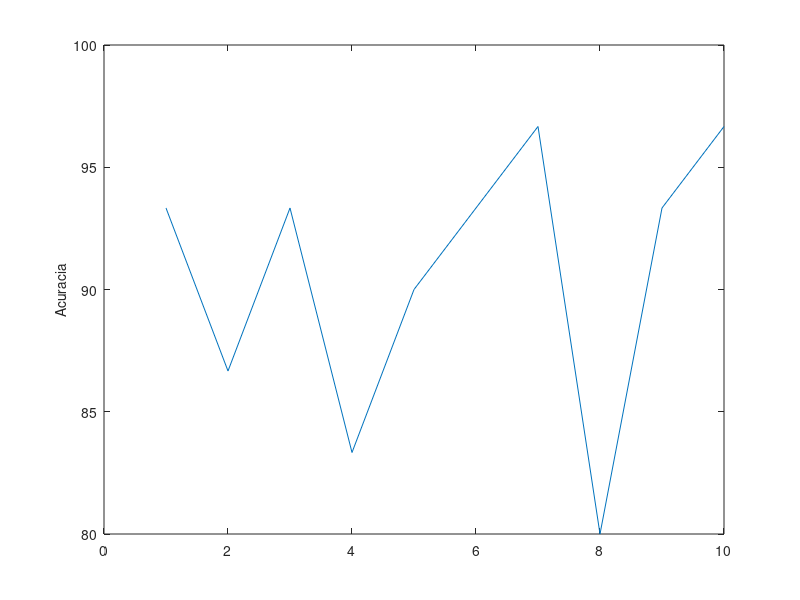
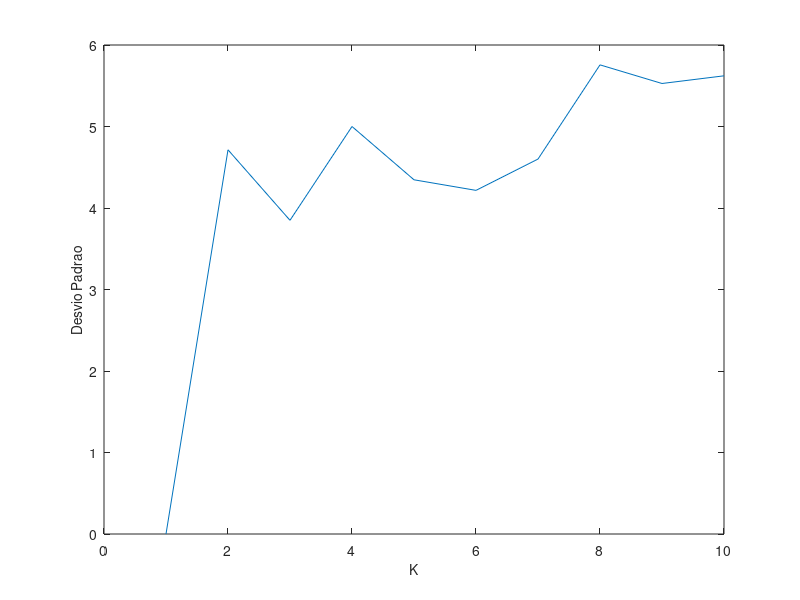
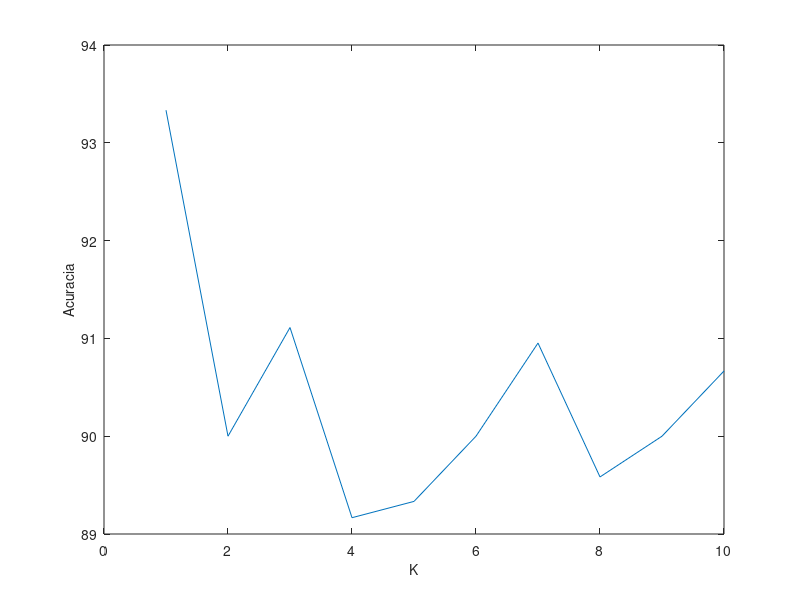

MATLAB code to generate these figures, in order:
%% @autor: Gustavo Siebra
% IFCE - Campus Fortaleza
% Programa de Pos-Graduacao em Ciencias da Computacao - PPGCC
% Disciplina: Machine Learning

%%
clc;
clear all;
close all;

% Step 1
irisdata = load ('iris.txt');
    
% Definicao do numero de realizacoes.
R = 10;
confMatrix = zeros(3,3);

for r = 1:R
        %%
        %Organizacao dos Dados
        %Step 2: Randomizing and dividing data into 1:1 ratio for training and
        %testing

        split = 0;
        count = 0;

        while(count~=1)
            numofobs = length(irisdata);
            rearrangement = randperm(numofobs);
            newirisdata = irisdata(rearrangement,:);
            split = ceil(numofobs/5);
            count = count + 1;
        end

        % Separate data
        dataTe = newirisdata(1:split,:);
        dataTr = newirisdata(split+1:end,:);

        % Separate and normalize Training of Test
        xTe = dataTe(:,1:end-1);
        xTe = normalize(xTe);
        dTe = dataTe(:,end);

        xTr = dataTr(:,1:end-1);
        xTr = normalize(xTr);
        dTr = dataTr(:,end);

        numoftestdata = size(xTe,1);
        numoftrainingdata = size(xTr,1);
        
        %%
        % Treinamento
        media1 = [0,0,0,0]; media2 = [0,0,0,0]; media3 = [0,0,0,0]; n1=0; n2=0; n3=0;

        for i2=1:size(dataTr,1), %%loop da matriz de treinamento
            p = dataTr(i2, 1:4); %%classe do momento
            switch dataTr(i2, 5)
               case (1), media1 = media1*(n1/(n1+1)) + (p/(n1+1)), n1 = n1+1;
               case (2), media2 = media2*(n2/(n2+1)) + (p/(n2+1)), n2 = n2+1;
               case (3), media3 = media3*(n3/(n3+1)) + (p/(n3+1)), n3 = n3+1;
            end
        end

        v_medio = [[media1, 1]; [media2, 2]; [media3, 3]];


        %%
        % Calculo do DMC

        res = []; media11 = 0; media22 = 0; media33 = 0; n11=0; n22=0; n33=0;

        for i=1:size(dataTe,1) %%loop da matriz de teste
            p=dataTe(i,:); %%padrao do momento

            m_dist = []; %% soma os vetores de padroes e eleva os termos ao quadrado
            m_dist = [(p(:,1:4)-v_medio(1,1:4)).^2; (p(:,1:4)-v_medio(2,1:4)).^2; (p(:,1:4)-v_medio(3,1:4)).^2];
            m_dist = sqrt(sum(m_dist, 2)); %%matriz de distancias
            m_dist = [m_dist, v_medio(:,5)]; %%associo as distancias a classe correspondente
            p_classe = find(m_dist == min(m_dist(:,1)));
            classe = [];
            switch p_classe
               case 1, classe = [p, 1], v_medio(1,1:4) = v_medio(1,1:4)*(n11/(n11+1)) + (p(:,1:4)/(n11+1)), n11 = n11+1; %%recalcular m_medio
               case 2, classe = [p, 2], v_medio(2,1:4) = v_medio(2,1:4)*(n22/(n22+1)) + (p(:,1:4)/(n22+1)), n22 = n22+1; %%recalcular m_medio
               case 3, classe = [p, 3], v_medio(3,1:4) = v_medio(3,1:4)*(n33/(n33+1)) + (p(:,1:4)/(n33+1)), n33 = n33+1; %%recalcular m_medio
               otherwise classe = [p, 4];
            end
            res = [res; classe];
        end      

        %%calcular acuracia do classificador
        acuracia = 0;

        for i2 = 1:size(res,1)
            if isequal(res(i2,5),res(i2,6))/size(dataTe,1);
                acuracia = acuracia + 1;
            end
        end

        aC(r) = acuracia/size(dataTe,1) * 100;
        acuraciaMedia(r) = mean(aC);
        desvioPadrao(r) = std(aC);
        
        %%
        %Matriz Confusao
        
        [C,order] = confusionmat(res(:,6), dTe);
        confMatrix = C + confMatrix;

end

%%
%Plots

figure, plot(aC); ylabel('Acuracia','FontSize',10);
figure, plot(desvioPadrao); 
xlabel('K','FontSize',10);
ylabel('Desvio Padrao','FontSize',10);
figure, plot(acuraciaMedia); 
xlabel('K','FontSize',10);
ylabel('Acuracia','FontSize',10);

    
